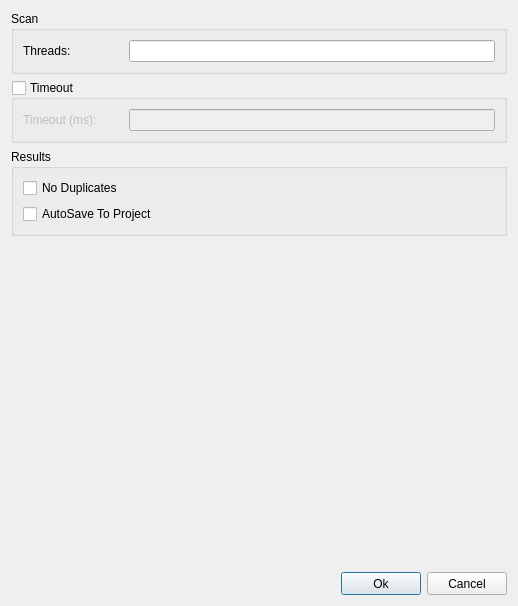
<?xml version="1.0" encoding="UTF-8"?>
<ui version="4.0">
 <class>SSLConfigDialog</class>
 <widget class="QDialog" name="SSLConfigDialog">
  <property name="geometry">
   <rect>
    <x>0</x>
    <y>0</y>
    <width>518</width>
    <height>606</height>
   </rect>
  </property>
  <property name="sizePolicy">
   <sizepolicy hsizetype="Expanding" vsizetype="Expanding">
    <horstretch>0</horstretch>
    <verstretch>0</verstretch>
   </sizepolicy>
  </property>
  <property name="minimumSize">
   <size>
    <width>0</width>
    <height>0</height>
   </size>
  </property>
  <property name="windowTitle">
   <string>Scan Configuration</string>
  </property>
  <property name="windowIcon">
   <iconset>
    <normaloff>.</normaloff>.</iconset>
  </property>
  <layout class="QVBoxLayout" name="verticalLayout">
   <item>
    <widget class="QGroupBox" name="groupBoxLookup">
     <property name="title">
      <string>Scan</string>
     </property>
     <layout class="QVBoxLayout" name="verticalLayout_2">
      <item>
       <layout class="QHBoxLayout" name="horizontalLayout">
        <item>
         <widget class="QLabel" name="label">
          <property name="minimumSize">
           <size>
            <width>100</width>
            <height>0</height>
           </size>
          </property>
          <property name="font">
           <font>
            <weight>50</weight>
            <bold>false</bold>
           </font>
          </property>
          <property name="text">
           <string>Threads:</string>
          </property>
         </widget>
        </item>
        <item>
         <widget class="QLineEdit" name="lineEditThreads"/>
        </item>
       </layout>
      </item>
     </layout>
    </widget>
   </item>
   <item>
    <widget class="QGroupBox" name="groupBoxTimeout">
     <property name="title">
      <string>Timeout</string>
     </property>
     <property name="checkable">
      <bool>true</bool>
     </property>
     <property name="checked">
      <bool>false</bool>
     </property>
     <layout class="QVBoxLayout" name="verticalLayout_9">
      <item>
       <layout class="QHBoxLayout" name="horizontalLayout_2">
        <item>
         <widget class="QLabel" name="label_2">
          <property name="minimumSize">
           <size>
            <width>100</width>
            <height>0</height>
           </size>
          </property>
          <property name="text">
           <string>Timeout (ms):</string>
          </property>
         </widget>
        </item>
        <item>
         <widget class="QLineEdit" name="lineEditTimeout"/>
        </item>
       </layout>
      </item>
     </layout>
    </widget>
   </item>
   <item>
    <widget class="QGroupBox" name="groupBoxResult">
     <property name="title">
      <string>Results</string>
     </property>
     <layout class="QVBoxLayout" name="verticalLayout_5">
      <item>
       <widget class="QCheckBox" name="checkBoxNoDuplicates">
        <property name="text">
         <string>No Duplicates</string>
        </property>
       </widget>
      </item>
      <item>
       <widget class="QCheckBox" name="checkBoxAutosave">
        <property name="text">
         <string>AutoSave To Project</string>
        </property>
       </widget>
      </item>
     </layout>
    </widget>
   </item>
   <item>
    <spacer name="verticalSpacer">
     <property name="orientation">
      <enum>Qt::Vertical</enum>
     </property>
     <property name="sizeHint" stdset="0">
      <size>
       <width>20</width>
       <height>353</height>
      </size>
     </property>
    </spacer>
   </item>
   <item>
    <layout class="QHBoxLayout" name="horizontalLayout_4">
     <item>
      <spacer name="horizontalSpacer">
       <property name="orientation">
        <enum>Qt::Horizontal</enum>
       </property>
       <property name="sizeHint" stdset="0">
        <size>
         <width>40</width>
         <height>20</height>
        </size>
       </property>
      </spacer>
     </item>
     <item>
      <widget class="QPushButton" name="buttonOk">
       <property name="minimumSize">
        <size>
         <width>75</width>
         <height>23</height>
        </size>
       </property>
       <property name="text">
        <string>Ok</string>
       </property>
      </widget>
     </item>
     <item>
      <widget class="QPushButton" name="buttonCancel">
       <property name="minimumSize">
        <size>
         <width>75</width>
         <height>23</height>
        </size>
       </property>
       <property name="text">
        <string>Cancel</string>
       </property>
      </widget>
     </item>
    </layout>
   </item>
  </layout>
 </widget>
 <resources/>
 <connections/>
 <buttongroups>
  <buttongroup name="buttonGroup_2"/>
  <buttongroup name="buttonGroup_3"/>
  <buttongroup name="buttonGroup"/>
 </buttongroups>
</ui>
